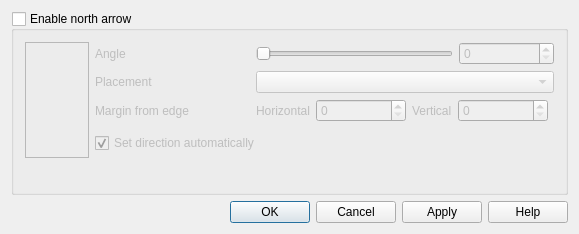
<?xml version="1.0" encoding="UTF-8"?>
<ui version="4.0">
 <class>DecorationNorthArrowDialog</class>
 <widget class="QDialog" name="DecorationNorthArrowDialog">
  <property name="geometry">
   <rect>
    <x>0</x>
    <y>0</y>
    <width>579</width>
    <height>234</height>
   </rect>
  </property>
  <property name="windowTitle">
   <string>North Arrow Decoration</string>
  </property>
  <property name="windowIcon">
   <iconset>
    <normaloff/>
   </iconset>
  </property>
  <layout class="QVBoxLayout" name="verticalLayout">
   <item>
    <widget class="QGroupBox" name="grpEnable">
     <property name="title">
      <string>Enable north arrow</string>
     </property>
     <property name="checkable">
      <bool>true</bool>
     </property>
     <property name="checked">
      <bool>false</bool>
     </property>
     <layout class="QGridLayout" name="gridLayout">
      <item row="2" column="2" colspan="3">
       <layout class="QHBoxLayout" name="horizontalLayout">
        <item>
         <widget class="QLabel" name="labelHorizontal">
          <property name="text">
           <string>Horizontal</string>
          </property>
         </widget>
        </item>
        <item>
         <widget class="QgsSpinBox" name="spinVertical">
          <property name="minimumSize">
           <size>
            <width>90</width>
            <height>0</height>
           </size>
          </property>
          <property name="whatsThis">
           <string extracomment="Distance from the top of the canvas as a percentage of page height"/>
          </property>
          <property name="minimum">
           <number>0</number>
          </property>
          <property name="maximum">
           <number>100</number>
          </property>
          <property name="value">
           <number>0</number>
          </property>
         </widget>
        </item>
        <item>
         <widget class="QLabel" name="labelVertical">
          <property name="text">
           <string>Vertical</string>
          </property>
         </widget>
        </item>
        <item>
         <widget class="QgsSpinBox" name="spinHorizontal">
          <property name="minimumSize">
           <size>
            <width>90</width>
            <height>0</height>
           </size>
          </property>
          <property name="whatsThis">
           <string extracomment="Distance from the left of the canvas as a percentage of page width"/>
          </property>
          <property name="minimum">
           <number>0</number>
          </property>
          <property name="maximum">
           <number>100</number>
          </property>
          <property name="value">
           <number>0</number>
          </property>
         </widget>
        </item>
        <item>
         <widget class="QgsUnitSelectionWidget" name="wgtUnitSelection" native="true">
          <property name="focusPolicy">
           <enum>Qt::StrongFocus</enum>
          </property>
         </widget>
        </item>
       </layout>
      </item>
      <item row="0" column="1">
       <widget class="QLabel" name="textLabel6">
        <property name="sizePolicy">
         <sizepolicy hsizetype="Preferred" vsizetype="Minimum">
          <horstretch>0</horstretch>
          <verstretch>0</verstretch>
         </sizepolicy>
        </property>
        <property name="minimumSize">
         <size>
          <width>0</width>
          <height>20</height>
         </size>
        </property>
        <property name="text">
         <string>Angle</string>
        </property>
        <property name="buddy">
         <cstring>sliderRotation</cstring>
        </property>
       </widget>
      </item>
      <item row="0" column="4">
       <widget class="QSpinBox" name="spinAngle">
        <property name="maximum">
         <number>360</number>
        </property>
        <property name="singleStep">
         <number>1</number>
        </property>
        <property name="value">
         <number>0</number>
        </property>
       </widget>
      </item>
      <item row="1" column="1">
       <widget class="QLabel" name="textLabel8">
        <property name="text">
         <string>Placement</string>
        </property>
        <property name="buddy">
         <cstring>cboPlacement</cstring>
        </property>
       </widget>
      </item>
      <item row="2" column="1">
       <widget class="QLabel" name="lblMargin">
        <property name="minimumSize">
         <size>
          <width>155</width>
          <height>0</height>
         </size>
        </property>
        <property name="text">
         <string>Margin from edge</string>
        </property>
       </widget>
      </item>
      <item row="1" column="2" colspan="3">
       <widget class="QComboBox" name="cboPlacement">
        <property name="toolTip">
         <string>Placement on screen</string>
        </property>
       </widget>
      </item>
      <item row="3" column="1" colspan="2">
       <widget class="QCheckBox" name="cboxAutomatic">
        <property name="sizePolicy">
         <sizepolicy hsizetype="Minimum" vsizetype="Fixed">
          <horstretch>0</horstretch>
          <verstretch>0</verstretch>
         </sizepolicy>
        </property>
        <property name="minimumSize">
         <size>
          <width>0</width>
          <height>30</height>
         </size>
        </property>
        <property name="toolTip">
         <string/>
        </property>
        <property name="whatsThis">
         <string/>
        </property>
        <property name="text">
         <string>Set direction automatically</string>
        </property>
        <property name="checked">
         <bool>true</bool>
        </property>
       </widget>
      </item>
      <item row="4" column="1">
       <spacer name="verticalSpacer">
        <property name="orientation">
         <enum>Qt::Vertical</enum>
        </property>
        <property name="sizeHint" stdset="0">
         <size>
          <width>20</width>
          <height>7</height>
         </size>
        </property>
       </spacer>
      </item>
      <item row="0" column="2" colspan="2">
       <widget class="QSlider" name="sliderRotation">
        <property name="toolTip">
         <string/>
        </property>
        <property name="maximum">
         <number>360</number>
        </property>
        <property name="singleStep">
         <number>1</number>
        </property>
        <property name="pageStep">
         <number>10</number>
        </property>
        <property name="orientation">
         <enum>Qt::Horizontal</enum>
        </property>
       </widget>
      </item>
      <item row="0" column="0" rowspan="4">
       <widget class="QLabel" name="pixmapLabel">
        <property name="sizePolicy">
         <sizepolicy hsizetype="Preferred" vsizetype="MinimumExpanding">
          <horstretch>0</horstretch>
          <verstretch>0</verstretch>
         </sizepolicy>
        </property>
        <property name="toolTip">
         <string>Preview of north arrow</string>
        </property>
        <property name="frameShape">
         <enum>QFrame::StyledPanel</enum>
        </property>
        <property name="scaledContents">
         <bool>false</bool>
        </property>
        <property name="alignment">
         <set>Qt::AlignCenter</set>
        </property>
       </widget>
      </item>
     </layout>
    </widget>
   </item>
   <item>
    <widget class="QDialogButtonBox" name="buttonBox">
     <property name="orientation">
      <enum>Qt::Horizontal</enum>
     </property>
     <property name="standardButtons">
      <set>QDialogButtonBox::Apply|QDialogButtonBox::Cancel|QDialogButtonBox::Help|QDialogButtonBox::Ok</set>
     </property>
    </widget>
   </item>
  </layout>
 </widget>
 <layoutdefault spacing="6" margin="11"/>
 <customwidgets>
  <customwidget>
   <class>QgsSpinBox</class>
   <extends>QSpinBox</extends>
   <header>qgsspinbox.h</header>
  </customwidget>
  <customwidget>
   <class>QgsUnitSelectionWidget</class>
   <extends>QWidget</extends>
   <header>qgsunitselectionwidget.h</header>
   <container>1</container>
  </customwidget>
 </customwidgets>
 <tabstops>
  <tabstop>grpEnable</tabstop>
  <tabstop>sliderRotation</tabstop>
  <tabstop>spinAngle</tabstop>
  <tabstop>cboPlacement</tabstop>
  <tabstop>spinVertical</tabstop>
  <tabstop>spinHorizontal</tabstop>
  <tabstop>wgtUnitSelection</tabstop>
  <tabstop>cboxAutomatic</tabstop>
 </tabstops>
 <resources/>
 <connections>
  <connection>
   <sender>sliderRotation</sender>
   <signal>sliderMoved(int)</signal>
   <receiver>spinAngle</receiver>
   <slot>setValue(int)</slot>
   <hints>
    <hint type="sourcelabel">
     <x>374</x>
     <y>257</y>
    </hint>
    <hint type="destinationlabel">
     <x>527</x>
     <y>259</y>
    </hint>
   </hints>
  </connection>
  <connection>
   <sender>spinAngle</sender>
   <signal>valueChanged(int)</signal>
   <receiver>sliderRotation</receiver>
   <slot>setValue(int)</slot>
   <hints>
    <hint type="sourcelabel">
     <x>524</x>
     <y>244</y>
    </hint>
    <hint type="destinationlabel">
     <x>351</x>
     <y>263</y>
    </hint>
   </hints>
  </connection>
 </connections>
</ui>
